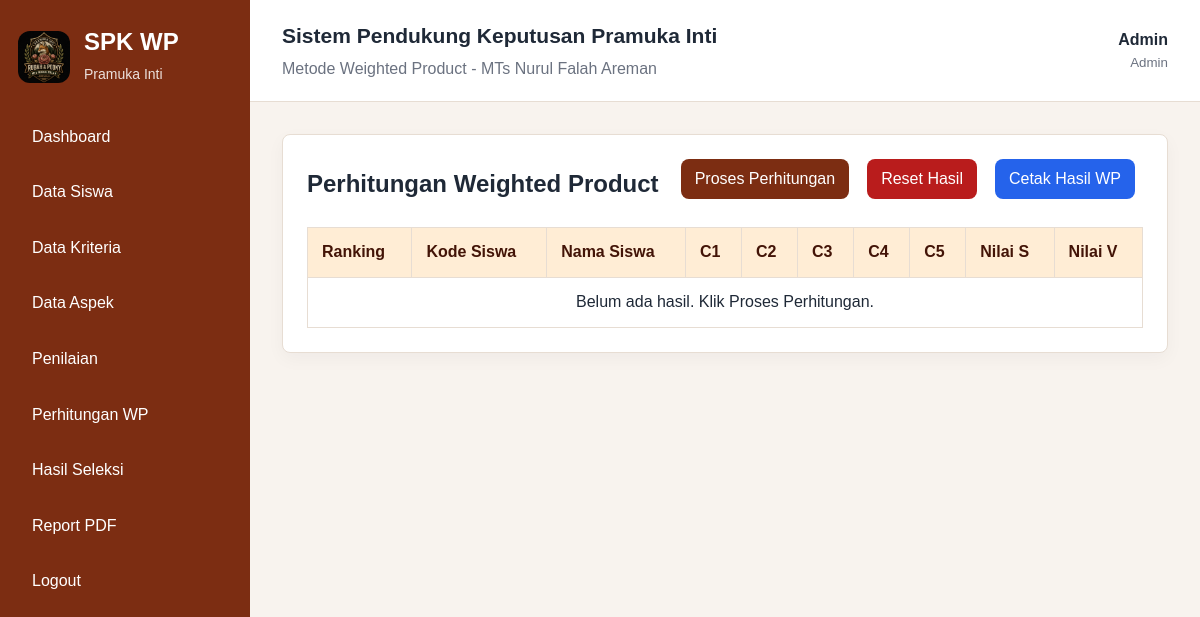
Page /pages/perhitungan/index.php (signed in) on the committed database.
### tables this page shows
CREATE TABLE kriteria (
    id_kriteria INT AUTO_INCREMENT PRIMARY KEY,
    kode_kriteria VARCHAR(10) NOT NULL UNIQUE,
    nama_kriteria VARCHAR(100) NOT NULL,
    bobot FLOAT NOT NULL,
    tipe ENUM('benefit','cost') NOT NULL DEFAULT 'benefit'
);

### includes/auth.php (called while the page is built, shortened)
<?php
function e($value): string
{
    return htmlspecialchars((string) $value, ENT_QUOTES, 'UTF-8');
}

### pages/perhitungan/index.php (the view, shortened to what this page needs)
<?php
require_once __DIR__ . '/../../config/database.php';
require_once __DIR__ . '/../../includes/auth.php';
$kriteria = $pdo->query('SELECT * FROM kriteria ORDER BY kode_kriteria ASC')->fetchAll();
$rows = $pdo->query('SELECT h.*, s.kode_siswa, s.nama_siswa FROM hasil_wp h JOIN siswa s ON s.id_siswa=h.id_siswa ORDER BY h.ranking ASC')->fetchAll();
include __DIR__ . '/../../includes/header.php';
?>
<div class="card">
    <div class="toolbar"><h2>Perhitungan Weighted Product</h2><div><a class="btn btn-primary" href="proses.php">Proses Perhitungan</a><a class="btn btn-danger" href="reset.php" data-confirm="Reset seluruh hasil WP?">Reset Hasil</a><a class="btn btn-print" href="cetak.php" target="_blank">Cetak Hasil WP</a></div></div>
    <div class="table-responsive"><table>
        <thead><tr><th>Ranking</th><th>Kode Siswa</th><th>Nama Siswa</th><?php foreach ($kriteria as $k): ?><th><?= e($k['kode_kriteria']) ?></th><?php endforeach; ?><th>Nilai S</th><th>Nilai V</th></tr></thead>
        <tbody>
        <?php if (!$rows): ?><tr><td colspan="<?= count($kriteria) + 5 ?>" class="text-center">Belum ada hasil. Klik Proses Perhitungan.</td></tr><?php endif; ?>
        </tbody>
    </table></div>
</div>
<?php include __DIR__ . '/../../includes/footer.php'; ?>

### assets/css/style.css (style rules this page uses)
:root { --primary: #7c2d12; --primary-light: #ffedd5; --dark: #1f2937; --muted: #6b7280; --border: #e7ddd3; --bg: #f8f3ee; --white: #ffffff; --danger: #b91c1c; --warning: #854d0e; }
* { box-sizing: border-box; }
body { margin: 0; font-family: Arial, sans-serif; background: var(--bg); color: var(--dark); line-height: 1.55; }
a { color: inherit; text-decoration: none; }
.card { background: var(--white); border: 1px solid var(--border); border-radius: 8px; padding: 24px; margin-bottom: 24px; box-shadow: 0 6px 18px rgba(15, 23, 42, .04); }
.card h2, .card h3 { margin: 0 0 16px; line-height: 1.3; }
.toolbar { display: flex; justify-content: space-between; gap: 16px; flex-wrap: wrap; align-items: center; margin-bottom: 20px; }
.toolbar h2 { margin: 0; line-height: 1.3; }
.toolbar>div { display: flex; flex-wrap: wrap; gap: 10px; }
.table-responsive { overflow-x: auto; }
table { width: 100%; border-collapse: collapse; background: var(--white); }
th, td { border: 1px solid var(--border); padding: 12px 14px; text-align: left; vertical-align: top; }
th { background: var(--primary-light); color: #431407; }
.text-center { text-align: center; }
.btn { display: inline-flex; align-items: center; justify-content: center; gap: 6px; border: 0; border-radius: 8px; padding: 10px 14px; cursor: pointer; background: #e5e7eb; color: var(--dark); margin: 0 8px 8px 0; line-height: 1.25; min-height: 40px; }
.btn-primary { background: var(--primary); color: var(--white); }
.btn-danger { background: var(--danger); color: var(--white); }
.btn-print { background: #2563eb; color: var(--white); }

### rows in the picture
kriteria: kode_kriteria "C1"
kriteria: kode_kriteria "C2"
kriteria: kode_kriteria "C3"
kriteria: kode_kriteria "C4"
kriteria: kode_kriteria "C5"

### other values in the picture
$_SESSION['user']['nama'] "Admin"
str_replace('_', ' ', user_role()) "Admin"
